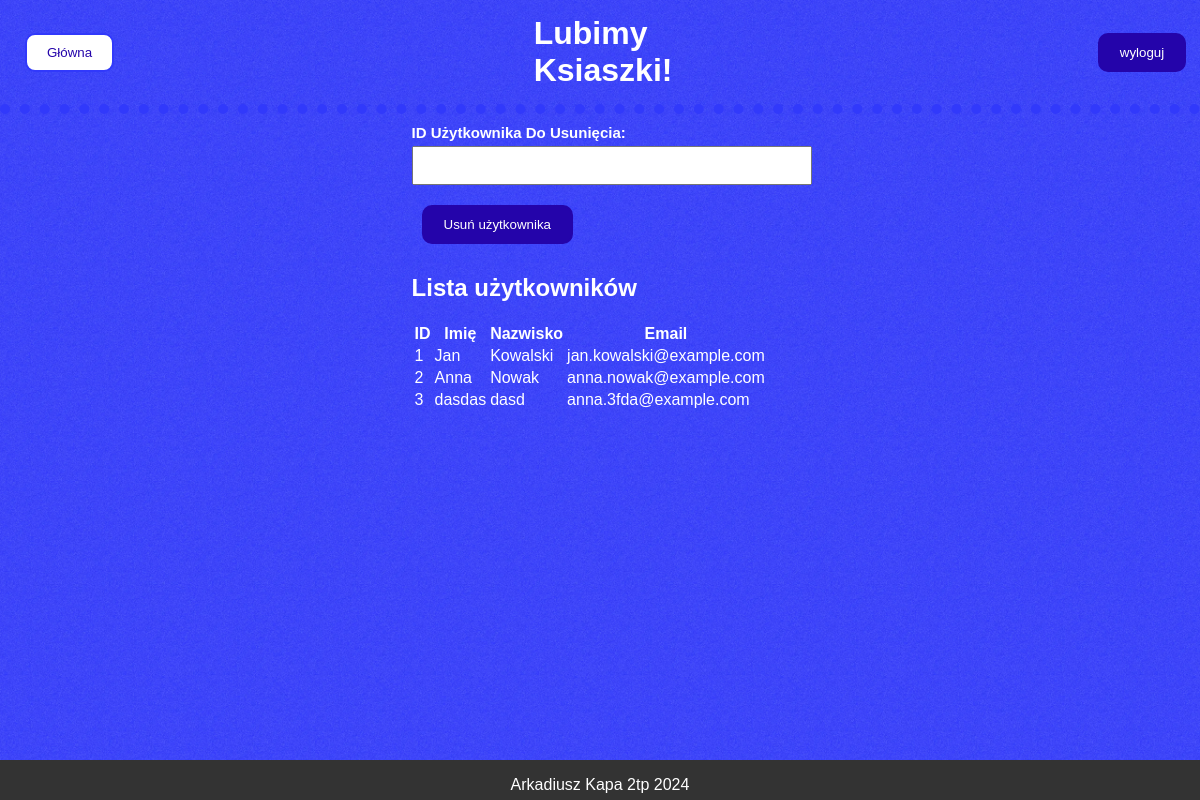
Screenshot of /projekt/usun_uzytkownika.php (signed in) with the database file from the repository.
### tables this page shows
CREATE TABLE `klient` (
  `Id_klienta` int NOT NULL,
  `Nazwisko` varchar(255) NOT NULL,
  `Imie` varchar(255) NOT NULL,
  `Telefon` varchar(20) NOT NULL,
  `Email` varchar(255) NOT NULL,
  `haslo` varchar(255) NOT NULL,
  `role` enum('client','admin') DEFAULT 'client'
);

### projekt/usun_uzytkownika.php (the view, shortened to what this page needs)
<?php
include 'includes/db_connect.php';
?>
<!DOCTYPE html>
<html lang="pl">
<head>
    <link rel="stylesheet" href="css/logForm.css">
</head>
<body>
    <?php include 'includes/header.php'; ?>
    <main class="center-div">
        <div>
        <br>
            <br>
            <br>            <br>
            <br>
            <br>
            <form method="post" action="usun_uzytkownika.php">
                <label for="user_id">ID użytkownika do usunięcia:</label>
                <input type="number" id="user_id" name="user_id" required>
                <button class='buttonB' type="submit">Usuń użytkownika</button>
            </form>
            <h2>Lista użytkowników</h2>
            <?php
            $sql = "SELECT Id_klienta, Imie, Nazwisko, Email FROM klient";
            $result = $conn->query($sql);
            if ($result->num_rows > 0) {
                echo "<div class='table-container'>";
                echo "<table>";
                echo "<tr><th>ID</th><th>Imię</th><th>Nazwisko</th><th>Email</th></tr>";
                while ($row = $result->fetch_assoc()) {
                    echo "<tr>";
                    echo "<td>" . $row['Id_klienta'] . "</td>";
                    echo "<td>" . $row['Imie'] . "</td>";
                    echo "<td>" . $row['Nazwisko'] . "</td>";
                    echo "<td>" . $row['Email'] . "</td>";
                    echo "</tr>";
                }
                echo "</table>";
                echo "</div>";
            } else {
                echo "<p>Brak użytkowników w bazie danych</p>";
            }
            ?>
        </div>
    </main>
    <?php include 'includes/footer.php'; ?>
</body>
</html>

### projekt/css/logForm.css (style rules this page uses)
body { font-family: Arial, sans-serif; color: white; background-image: url('../img/tlo.jpg'); background-size: cover; margin: 0; padding: 0; }
.center-div { display: flex; justify-content: center; align-items: center; height: 200px; flex-direction: column; }
label { text-transform: capitalize; font-weight: bold; font-size: 15px; }
main { flex: 1; padding-bottom: 100px; }
.buttonB { border-radius: 10px; display: inline-block; padding: 10px 20px; color: white; background-color: #2404AA; border: #2404AA solid 2px; text-decoration: none; margin: 10px; cursor: pointer; }
form { max-width: 500px; margin: 0 auto; }
form label { display: block; margin-bottom: 5px; }
form input { width: 100%; padding: 10px; margin-bottom: 10px; }

### projekt/css/includes.css (style rules this page uses)
.buttonB { border-radius: 10px; display: inline-block; padding: 10px 20px; color: white; background-color: #2404AA; border: #2404AA solid 2px; text-decoration: none; margin: 10px; cursor: pointer; }
.center-div { display: flex; justify-content: center; align-items: center; height: 200px; flex-direction: column; }

### rows the page displays
klient: Id_klienta "1", Imie "Jan", Nazwisko "Kowalski", Email "jan.kowalski@example.com"
klient: Id_klienta "2", Imie "Anna", Nazwisko "Nowak", Email "anna.nowak@example.com"
klient: Id_klienta "3", Imie "dasdas", Nazwisko "dasd", Email "anna.3fda@example.com"
